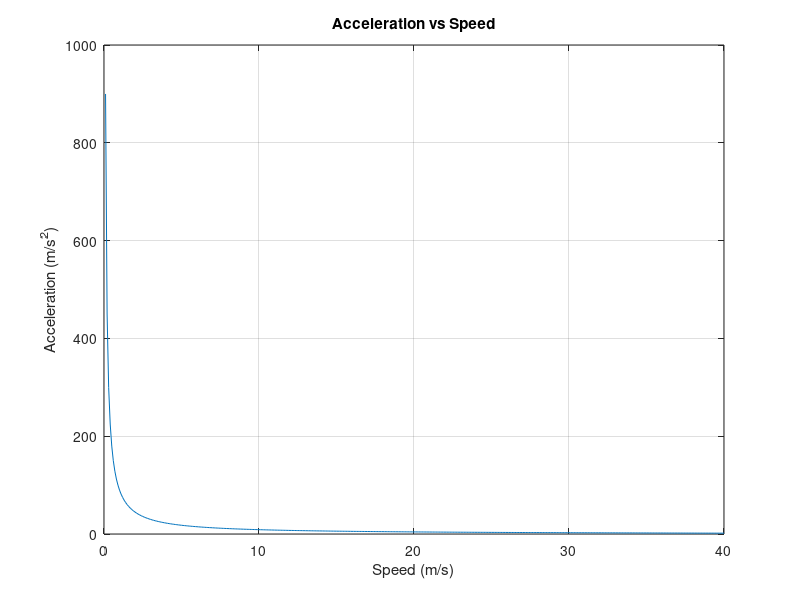

MATLAB code to generate this figure:
clear;
clc;
close all;

mass_kg = 1500;
power_W = 150000;
efficiency = 0.9;

g_ms2 = 9.81;
rollingResistanceCoefficient = 0.012;

airDensity = 1.225;
dragCoefficient = 0.3;
frontalArea = 2.2;

wheelPower_W = power_W * efficiency;

speed_ms = 0.1:0.1:40;

tractionForce_N = wheelPower_W ./ speed_ms;

rollingResistance_N = rollingResistanceCoefficient * mass_kg * g_ms2;

dragForce_N = 1/2 * airDensity * dragCoefficient * frontalArea .* speed_ms.^2;

acceleration_ms2 = (tractionForce_N - rollingResistance_N - dragForce_N) / mass_kg;

time_s = 0;
targetSpeed_ms = 100 / 3.6;
i = 1;

while speed_ms(i) < targetSpeed_ms

    deltaTime_s = 0.1 / acceleration_ms2(i);
    time_s = time_s + deltaTime_s;

    i = i + 1;

end

fprintf('Estimated 0-100 km/h time: %.2f s\n', time_s);


plot(speed_ms, acceleration_ms2);
xlabel('Speed (m/s)');
ylabel('Acceleration (m/s^2)');
title('Acceleration vs Speed');
grid on;
